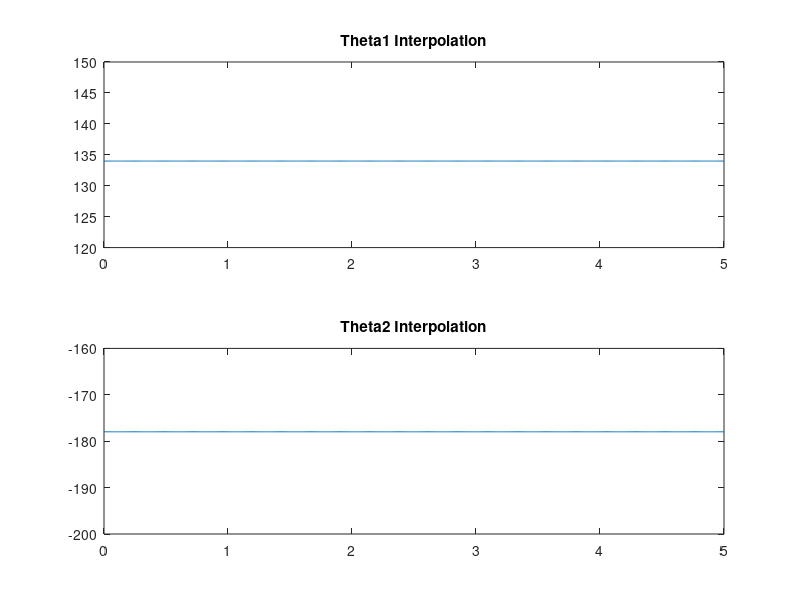

Here is the MATLAB script that generated this plot:
close all;
clear all;
clc;

l1 = 200;
l2 = 200;

pos1 = [];
pos2 = [];


xvalue = [];
yvalue = [];

theta2 = [];
theta1 = [];

tt = [];

n = input('Enter the number of intermediate points you require: ');
tt = input('Enter the total time: ');
ti = [];
ct = 0;

while ct <= tt
    ti = [ti, ct];
    ct = ct + (tt / (n+1));
end

xvalue(1) = input('Enter the initial x-point: ');
yvalue(1) = input('Enter the initial y-point: ');

for i = 2:n+1
    xvalue(i) = input('Enter the intermediate x-point: ');
    yvalue(i) = input('Enter the intermediate y-point: ');
end

xvalue(n+2) = input('Enter the final x-point: ');
yvalue(n+2) = input('Enter the final y-point: ');


for i = 1:n+2
    theta2_i = -rad2deg(2 * atan2(sqrt((l1 + l2)^2 - (xvalue(i)^2 + yvalue(i)^2)), sqrt(xvalue(i)^2 + yvalue(i)^2 - (l1 - l2)^2)));
    theta1_i = rad2deg(atan2((-xvalue(i) .* l2 .* sin(deg2rad(theta2_i)) + yvalue(i) * (l1 + l2 * cos(deg2rad(theta2_i)))), (yvalue(i) * l2 * sin(deg2rad(theta2_i)) + xvalue(i) .* (l1 + l2 * cos(deg2rad(theta2_i))))));
    theta2 = [theta2, theta2_i];
    theta1 = [theta1, theta1_i];
end

for i = 1:n+1
    to = ti(i);
    q1 = theta1(i);  
    qdoto = 0;
    tf = ti(i+1);
    q2 = theta1(i+1);  
    qdotf = 0;
    A = [1, to, to^2, to^3; ...
         0, 1, 2*to, 3*to^2; ...
         1, tf, tf^2, tf^3; ...
         0, 1, 2*tf, 3*tf^2];
    b = [q1; qdoto; q2; qdotf];
    a = A \ b;
    t = linspace(ti(i), ti(i+1), 100);
    q1_interp = a(1) + a(2)*t + a(3)*t.^2 + a(4)*t.^3;
    pos1 = [pos1, q1_interp];

    too = ti(i);
    q11 = theta2(i);
    qdoto2 = 0;
    tff = ti(i+1);
    q22 = theta2(i+1);
    qdotf2 = 0;
    A2 = [1, too, too^2, too^3; ...
          0, 1, 2*too, 3*too^2; ...
          1, tff, tff^2, tff^3; ...
          0, 1, 2*tff, 3*tff^2];
    b2 = [q11; qdoto2; q22; qdotf2];
    a2 = A2 \ b2;
    t1 = linspace(ti(i), ti(i+1), 100);
    q2_interp = a2(1) + a2(2)*t1 + a2(3)*t1.^2 + a2(4)*t1.^3;
    pos2 = [pos2, q2_interp];
end


figure(1);
subplot(2,1,1)
plot(linspace(0, tt, length(pos1)), pos1)
title('Theta1 Interpolation')

subplot(2,1,2)
plot(linspace(0, tt, length(pos2)), pos2)
title('Theta2 Interpolation')


time = linspace(0,tt,length(pos1));
aa = transpose(pos1);
bb = transpose(pos2);
cc = transpose(time);
d = [cc,aa];
e = [cc,bb];
